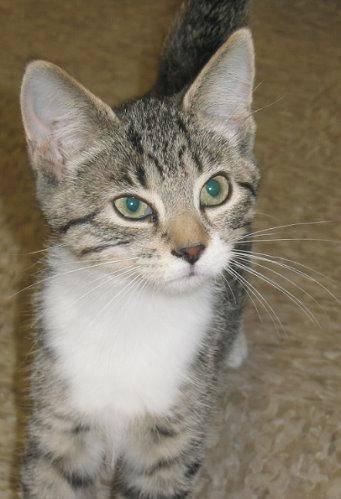
#> input picture datasets/train/cat.10198.jpg, 341 x 499 px, given as the content of the folder ./data, which was not available
$ python Create_Datasets.py
#> lines starting #> are read from the running program, lines starting #| are printed output that depends on the picture; pictures that were not available may be replaced by others from this repository, and a replacement may not be noted
import cv2
import pandas as pd
import numpy as np
import os

dir_path = './data'
img_size = 28

os.makedirs('./train/', exist_ok=True)
os.makedirs('./test/', exist_ok=True)

df_dict_train = {
    'file_name': [],
    'label': []
}
df_dict_test = {
    'file_name': [],
    'label': []
}

for idx, dir_name in enumerate(os.listdir(dir_path)):
    # print(idx, dir_name)
    file_path = dir_path + '/' + dir_name + '/'
    for file in os.listdir(file_path)[:100]:
        cv2.imread
        img = cv2.imread(file_path + file)
#> img is the input picture: shape (499, 341, 3); mean B, G, R 106.3, 123.2, 132.6
        img = cv2.cvtColor(img, cv2.COLOR_BGR2GRAY)
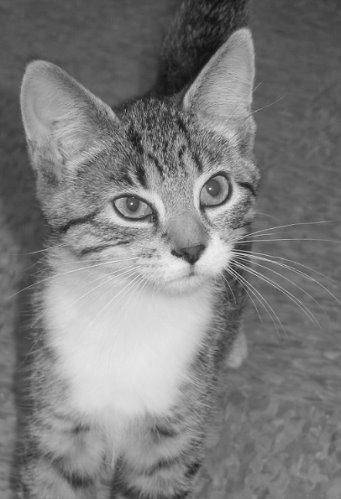
#> img: shape (499, 341); min 3, max 250, mean 124.1
        img = cv2.resize(img, (img_size, img_size))
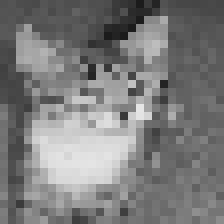
#> img: shape (28, 28) (shown 8 times larger); min 27, max 229, mean 123.4
        cv2.imwrite(f'./train/{dir_name+file}', img)
        df_dict_train['file_name'].append(dir_name+file)
        df_dict_train['label'].append(idx)

    for file in os.listdir(file_path)[100:]:
        img = cv2.imread(file_path + file)
        img = cv2.cvtColor(img, cv2.COLOR_BGR2GRAY)
        img = cv2.resize(img, (img_size, img_size))
        cv2.imwrite(f'./test/{dir_name+file}', img)
        df_dict_test['file_name'].append(dir_name+file)
        df_dict_test['label'].append(idx)

df = pd.DataFrame(df_dict_train)
# print(df)
df.to_csv('./annotation_train.csv')
df = pd.DataFrame(df_dict_test)
# print(df)
df.to_csv('./annotation_test.csv')

$ run again, on datasets/train/cat.1224.jpg
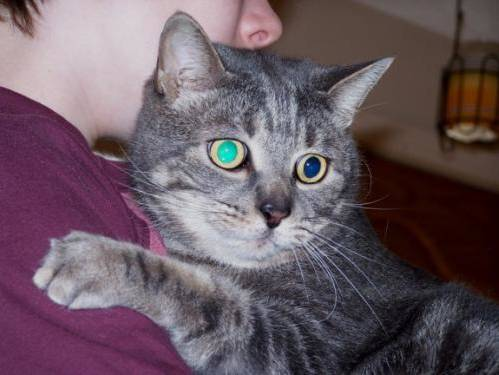
#> input picture datasets/train/cat.1224.jpg, 499 x 375 px, given as the content of the folder ./data, which was not available
#> img is the input picture: shape (375, 499, 3); mean B, G, R 97.2, 87.8, 104.5
#> `img = cv2.cvtColor(img, cv2.COLOR_BGR2GRAY)`:
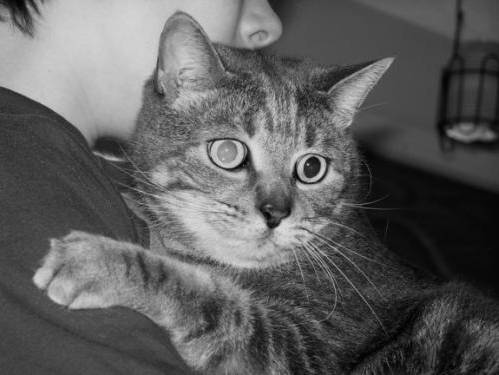
#> img: shape (375, 499); min 0, max 224, mean 93.9
#> `img = cv2.resize(img, (img_size, img_size))`:
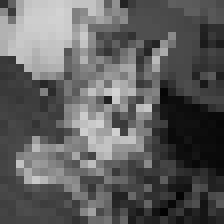
#> img: shape (28, 28) (shown 8 times larger); min 1, max 212, mean 94.4

$ run again, on datasets/train/cat.1299.jpg
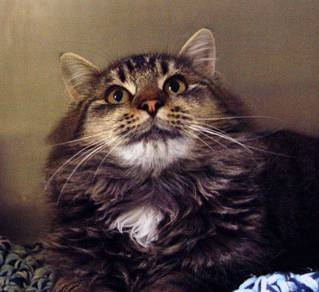
#> input picture datasets/train/cat.1299.jpg, 319 x 292 px, given as the content of the folder ./data, which was not available
#> img is the input picture: shape (292, 319, 3); mean B, G, R 65.6, 71.1, 88.1
#> `img = cv2.cvtColor(img, cv2.COLOR_BGR2GRAY)`:
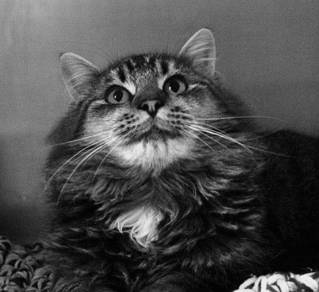
#> img: shape (292, 319); min 0, max 251, mean 75.6
#> `img = cv2.resize(img, (img_size, img_size))`:
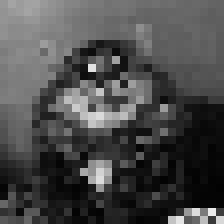
#> img: shape (28, 28) (shown 8 times larger); min 2, max 235, mean 74.7

$ run again, on datasets/train/cat.1852.jpg
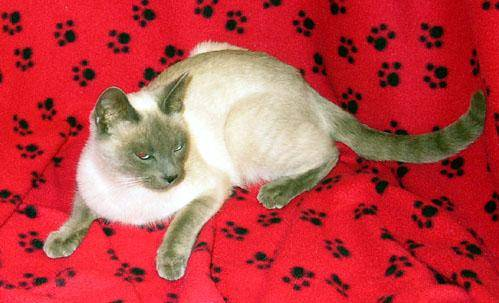
#> input picture datasets/train/cat.1852.jpg, 499 x 303 px, given as the content of the folder ./data, which was not available
#> img is the input picture: shape (303, 499, 3); mean B, G, R 71.1, 68.7, 192
#> `img = cv2.cvtColor(img, cv2.COLOR_BGR2GRAY)`:
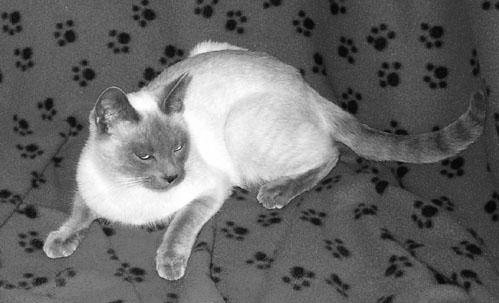
#> img: shape (303, 499); min 2, max 255, mean 105.9
#> `img = cv2.resize(img, (img_size, img_size))`:
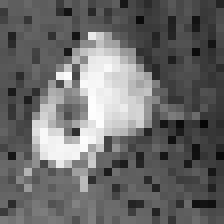
#> img: shape (28, 28) (shown 8 times larger); min 6, max 254, mean 105.7
